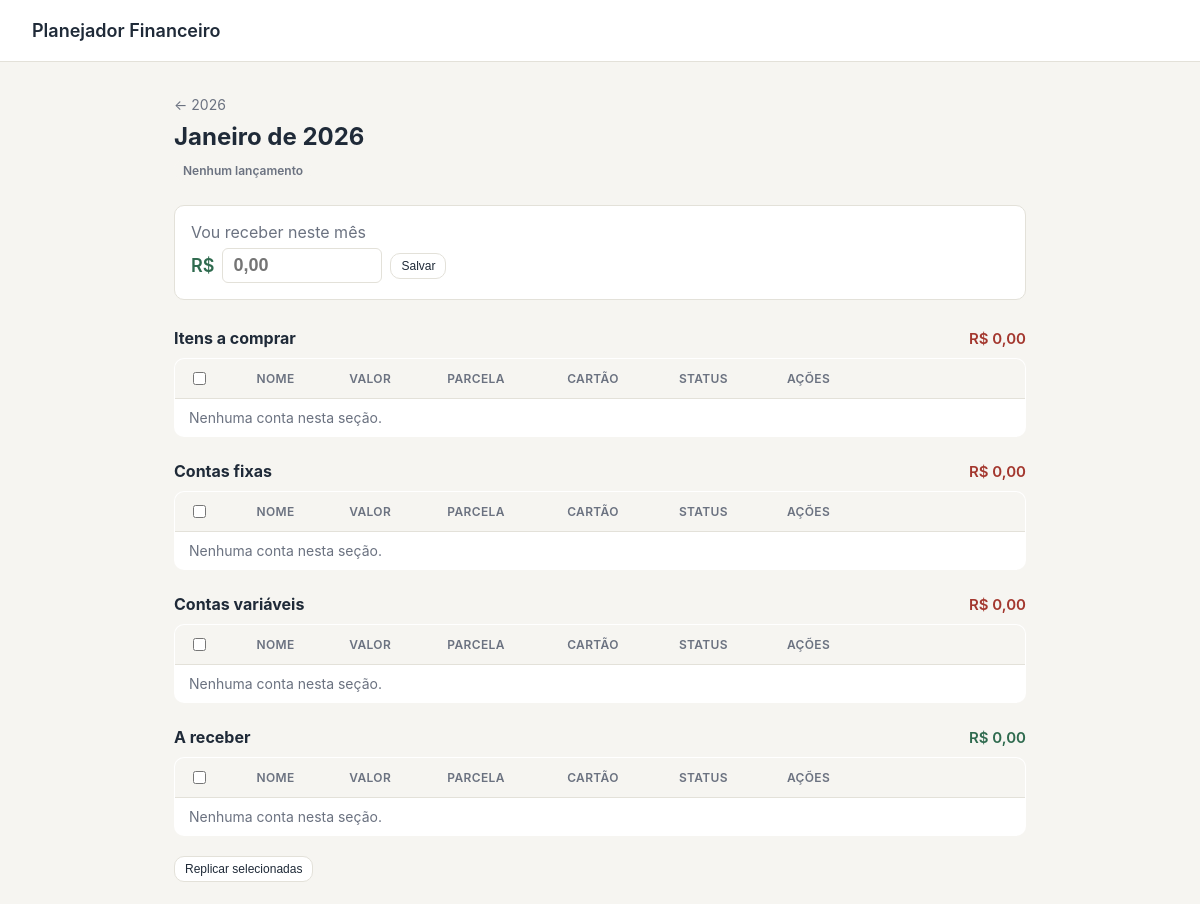
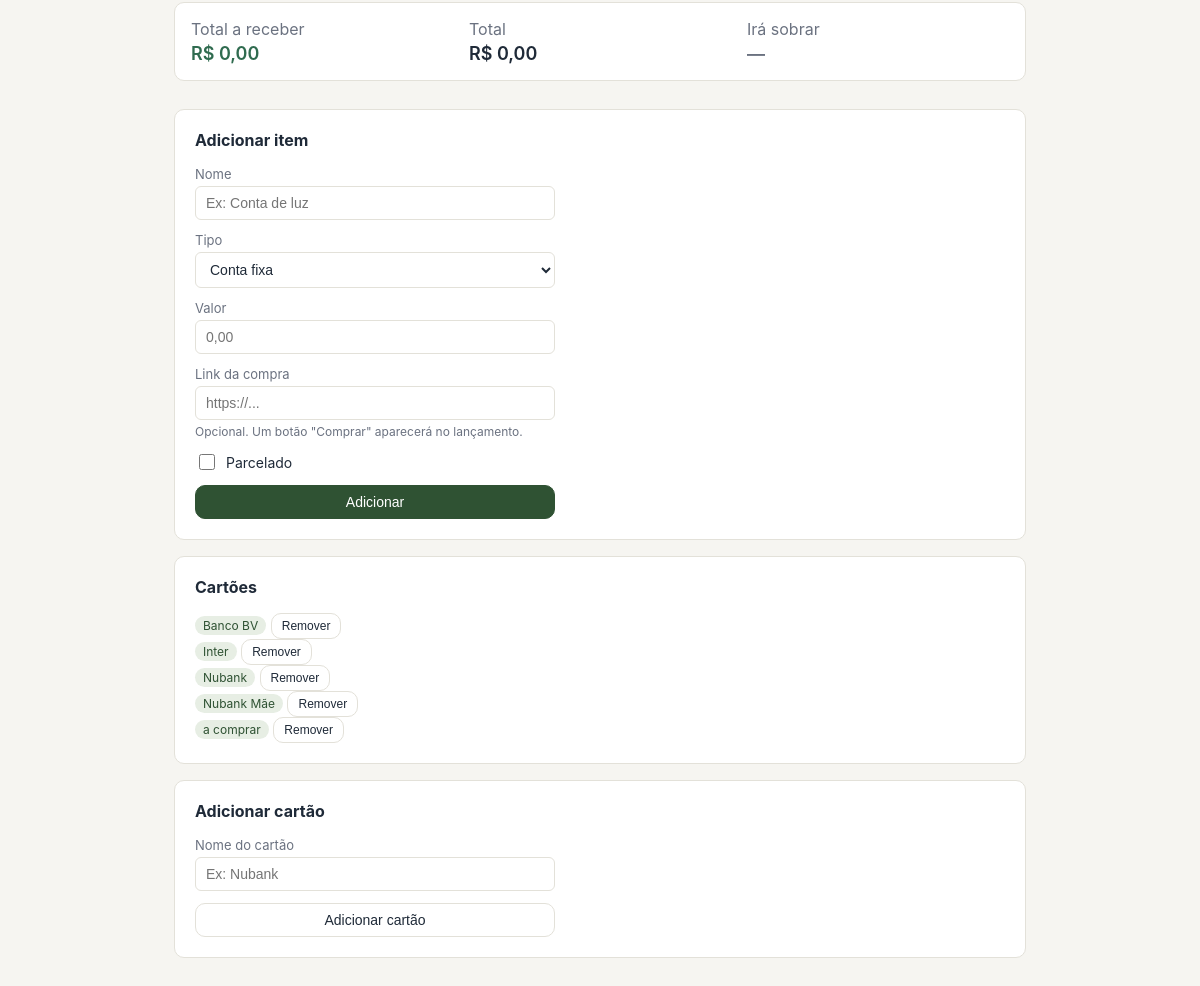
Screenshot of /mes/2026/1 with the database file from the repository (2 pictures, top to bottom).
### tables this page shows
CREATE TABLE cards (
            id INTEGER PRIMARY KEY AUTOINCREMENT,
            name TEXT NOT NULL UNIQUE,
            created_at TEXT NOT NULL
        );

### app.py (the view)
@app.route("/mes/<int:year>/<int:month>")
def month_view(year, month):
    if month < 1 or month > 12:
        abort(404)
    items = fetch_month_items(
        year,
        month,
    )
    invoices = fetch_month_invoices(
        year,
        month,
    )
    totals = month_totals(
        year,
        month,
    )
    cards = get_cards()
    payment_status = month_payment_status(
        year,
        month,
    )
    item_groups, section_totals = group_month_items(items)
    income = get_month_income(
        year,
        month,
    )
    sobra = None
    if income is not None:
        sobra = income - totals["saldo"]
    return render_template(
        "month.html",
        year=year,
        month=month,
        month_name=month_name(month),
        income=income,
        sobra=sobra,
        items=items,
        item_groups=item_groups,
        section_totals=section_totals,
        invoices=invoices,
        cards=cards,
        totals=totals,
        payment_status=payment_status,
    )

### templates/month.html (shortened to what this page needs)
{% extends "base.html" %}
{% block content %}
  <div class="month-header">
<a
  class="back-link"
  href="{{ url_for('index', ano=year) }}"
>
  &#8592; {{ year }}
</a>
<div class="month-title-row">
  <div>
    <h1>{{ month_name }} de {{ year }}</h1>
    {% if payment_status.total > 0 %}
      {% if payment_status.is_paid %}
        <span class="payment-status payment-status-paid">
          ✓ Mês pago
        </span>
      {% else %}
        <span class="payment-status payment-status-pending">
          ● Mês pendente
        </span>
      {% endif %}
    {% else %}
      <span class="payment-status payment-status-empty">
        Nenhum lançamento
      </span>
    {% endif %}
  </div>
</div>
  </div>
  <form
    method="post"
    action="{{ url_for('set_month_income', year=year, month=month) }}"
    class="income-card"
  >
    <label
      for="income-amount"
      class="label"
    >
      Vou receber neste mês
    </label>
    <div class="income-row">
      <span class="income-prefix">R$</span>
      <input
        type="text"
        id="income-amount"
        name="amount"
        inputmode="decimal"
        placeholder="0,00"
        value="{{ (income | brl).replace('R$ ', '') if income is not none else '' }}"
      >
      <button
        type="submit"
        class="btn btn-small"
      >
        Salvar
      </button>
    </div>
  </form>
{% macro item_section(title, section_items, section_type, section_total) %}
<div class="items-section">
  <div class="items-section-header">
    <h2>{{ title }}</h2>
    <span class="items-section-total {{ 'positive' if section_type == 'receber' else 'negative' }}">
      {{ section_total | brl }}
    </span>
  </div>
  <table class="items-table">
    <thead>
      <tr>
        <th>
          <input
            type="checkbox"
            class="select-all"
            aria-label="Selecionar todas de {{ title }}"
          >
        </th>
        <th>Nome</th>
        <th>Valor</th>
        <th>Parcela</th>
        <th>Cartão</th>
        <th>Status</th>
        <th>Ações</th>
      </tr>
    </thead>
    <tbody>
      {% for item in section_items %}
        <tr>
          <td>
            <input
              type="checkbox"
              name="item_ids"
              value="{{ item.id }}"
              class="item-checkbox"
            >
          </td>
          <td>
            <div>
              {{ item.name }}
            </div>
            {% if item.invoice_id %}
              <div class="item-invoice-info">
                Incluído na
                {{ item.invoice_name }}
              </div>
            {% endif %}
          </td>
          <td
            class="{{ 'positive' if item.type == 'receber' else 'negative' }}"
          >
            {{ item.amount | brl }}
          </td>
          <td class="muted">
            {% if item.installment_total %}
              {{ item.installment_index }}/{{ item.installment_total }}
            {% else %}
              &mdash;
            {% endif %}
          </td>
          <td>
            {% if item.card_name %}
              <span class="badge badge-card">
                {{ item.card_name }}
              </span>
            {% else %}
              &mdash;
            {% endif %}
          </td>
          <td>
            {% if item.type == 'receber' %}
              {% if item.paid %}
                <button
                  type="button"
                  class="status-button status-button-paid payment-toggle"
                  data-item-id="{{ item.id }}"
                  data-item-type="{{ item.type }}"
                  data-paid="1"
                  title="Clique para marcar como não recebido"
                >
                  ✓ Recebido
                </button>
              {% else %}
                <button
                  type="button"
                  class="status-button status-button-pending payment-toggle"
                  data-item-id="{{ item.id }}"
                  data-item-type="{{ item.type }}"
                  data-paid="0"
                  title="Clique para marcar como recebido"
                >
                  Não recebido
                </button>
              {% endif %}
            {% else %}
              {% if item.paid %}
                <button
                  type="button"
                  class="status-button status-button-paid payment-toggle"
                  data-item-id="{{ item.id }}"
                  data-item-type="{{ item.type }}"
                  data-paid="1"
                  title="Clique para marcar como pendente"
                >
                  ✓ Pago
                </button>
              {% else %}
                <button
                  type="button"
                  class="status-button status-button-pending payment-toggle"
                  data-item-id="{{ item.id }}"
                  data-item-type="{{ item.type }}"
                  data-paid="0"
                  title="Clique para marcar como pago"
                >
                  Pendente
                </button>
              {% endif %}
            {% endif %}
          </td>
          <td class="row-actions">
            {% if item.link %}
              <a
                href="{{ item.link }}"
                target="_blank"
                rel="noopener noreferrer"
                class="btn btn-small"
              >
                Comprar
              </a>
            {% endif %}
            <a
              class="btn btn-small"
              href="{{ url_for('edit_item', item_id=item.id) }}"
            >
              Editar
            </a>
            <button
              type="submit"
              formaction="{{ url_for('delete_item', item_id=item.id) }}"
              class="btn btn-small"
            >
              Excluir
            </button>
            {% if item.group_id %}
              <button
                type="submit"
                formaction="{{ url_for('delete_future_installments', item_id=item.id) }}"
                class="btn btn-small"
              >
                Excluir futuras
              </button>
            {% endif %}
          </td>
        </tr>
      {% else %}
        <tr>
          <td
            colspan="7"
            class="empty-row"
          >
            Nenhuma conta nesta seção.
          </td>
        </tr>
      {% endfor %}
    </tbody>
  </table>
</div>
{% endmacro %}
  <form
    method="post"
    action="{{ url_for('bulk_replicate_select') }}"
  >
{{ item_section(
  'Itens a comprar',
  item_groups.comprar,
  'variavel',
  section_totals.comprar
) }}
{{ item_section(
  'Contas fixas',
  item_groups.fixa,
  'fixa',
  section_totals.fixa
) }}
{{ item_section(
  'Contas variáveis',
  item_groups.variavel,
  'variavel',
  section_totals.variavel
) }}
{{ item_section(
  'A receber',
  item_groups.receber,
  'receber',
  section_totals.receber
) }}
<button
  type="submit"
  class="btn btn-small bulk-action-btn"
>
  Replicar selecionadas
</button>
  </form>
  <div class="totals-bar">
<div>
  <span class="label">
    Total a receber
  </span>
  <span class="value positive">
    {{ totals.receber | brl }}
  </span>
</div>
<div>
  <span class="label">
    Total
  </span>
  <span class="value">
    {{ totals.saldo | brl }}
  </span>
</div>
<div>
  <span class="label">
    Irá sobrar
  </span>
  {% if sobra is not none %}
    <span class="value {{ 'positive' if sobra >= 0 else 'negative' }}">
      {{ sobra | brl }}
    </span>
  {% else %}
    <span class="value muted">
      &mdash;
    </span>
  {% endif %}
</div>
  </div>
  <div class="add-form-card">
<h2>Adicionar item</h2>
<form
  method="post"
  action="{{ url_for('new_item', year=year, month=month) }}"
  class="add-form"
>
  <div class="form-row">
    <label for="name">
      Nome
    </label>
    <input
      type="text"
      id="name"
      name="name"
      placeholder="Ex: Conta de luz"
      required
    >
  </div>
  <div class="form-row">
    <label for="type">
      Tipo
    </label>
    <select
      id="type"
      name="type"
    >
      <option value="fixa">
        Conta fixa
      </option>
    </select>
  </div>
  <div class="form-row">
    <label for="amount">
      Valor
    </label>
    <input
      type="text"
      id="amount"
      name="amount"
      placeholder="0,00"
      required
    >
  </div>
  <div class="form-row">
    <label for="link">
      Link da compra
    </label>
    <input
      type="text"
      id="link"
      name="link"
      placeholder="https://..."
    >
    <span class="hint">
      Opcional. Um botão "Comprar" aparecerá no lançamento.
    </span>
  </div>
  <div class="form-row checkbox-row">
    <input
      type="checkbox"
      id="parcelado"
      name="parcelado"
    >
    <label for="parcelado">
      Parcelado
    </label>
  </div>
  <button
    type="submit"
    class="btn btn-primary"
  >
    Adicionar
  </button>
</form>
  </div>
  <div class="add-form-card card-form">
<h2>Cartões</h2>
{% if cards %}
  <div class="cards-list">
    {% for card in cards %}
      <div class="card-item">
        <span class="badge badge-card">
          {{ card.name }}
        </span>
        <form
          method="post"
          action="{{ url_for('delete_card', card_id=card.id) }}"
          class="inline-form"
        >
          <button
            type="submit"
            class="btn btn-small"
          >
            Remover
          </button>
        </form>
      </div>
    {% endfor %}
  </div>
{% else %}
  <p class="muted">
    Nenhum cartão cadastrado.
  </p>
{% endif %}
  </div>
  <div class="add-form-card card-form">
<h2>Adicionar cartão</h2>
<form
  method="post"
  action="{{ url_for('new_card') }}"
  class="add-form"
>
  <div class="form-row">
    <label for="card-name">
      Nome do cartão
    </label>
    <input
      type="text"
      id="card-name"
      name="name"
      placeholder="Ex: Nubank"
      required
    >
  </div>
  <button
    type="submit"
    class="btn"
  >
    Adicionar cartão
  </button>
</form>
  </div>
{% endblock %}

### rows the page displays
cards: name "Banco BV"
cards: name "Inter"
cards: name "Nubank"
cards: name "Nubank Mãe"
cards: name "a comprar"

### other values shown
{{ year }} "2026"
{{ month_name }} "Janeiro"
{{ title }} "Itens a comprar Contas fixas Contas variáveis A receber"
{{ section_total | brl }} "R$ 0,00 R$ 0,00 R$ 0,00 R$ 0,00"
{{ totals.receber | brl }} "R$ 0,00"
{{ totals.saldo | brl }} "R$ 0,00"
